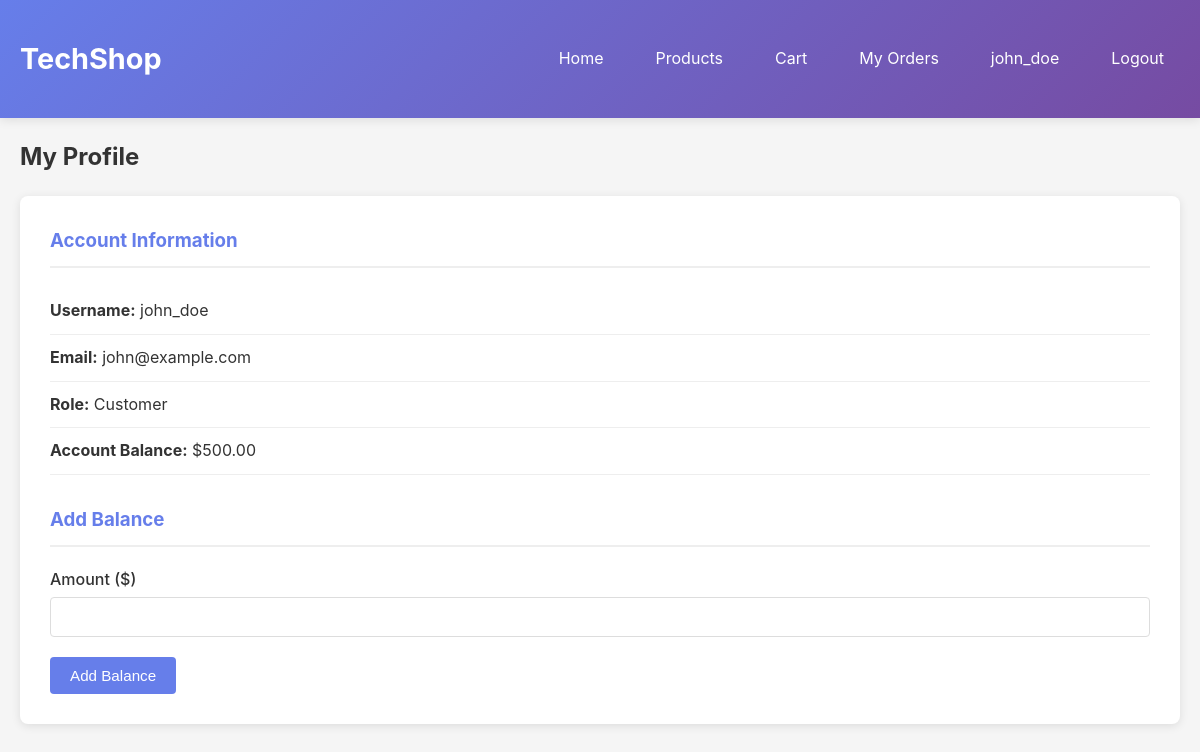
The app's page /profile.php (signed in) with its own data.
### tables this page shows
CREATE TABLE users (
    id INT AUTO_INCREMENT PRIMARY KEY,
    username VARCHAR(50) UNIQUE NOT NULL,
    email VARCHAR(100) UNIQUE NOT NULL,
    password VARCHAR(255) NOT NULL,
    balance DECIMAL(10,2) DEFAULT 1000.00,
    role ENUM('customer', 'admin') DEFAULT 'customer',
    created_at TIMESTAMP DEFAULT CURRENT_TIMESTAMP
);

### src/config.php (called while the page is built, shortened)
<?php
function getDB() {
    static $conn = null;
    if ($conn === null) {
        $conn = new mysqli(DB_HOST, DB_USER, DB_PASS, DB_NAME);
    }
    return $conn;
}
function getCurrentUser() {
    $db = getDB();
    $stmt = $db->prepare("SELECT id, username, email, balance, role FROM users WHERE id = ?");
    $stmt->bind_param("i", $_SESSION['user_id']);
    $stmt->execute();
    $result = $stmt->get_result();
    return $result->fetch_assoc();
}
function h($string) {
    return htmlspecialchars($string, ENT_QUOTES, 'UTF-8');
}
?>

### src/profile.php (the view, shortened to what this page needs)
<?php
require_once 'config.php';
$user = getCurrentUser();
?>
<!DOCTYPE html>
<html lang="en">
<head>
    <link rel="stylesheet" href="assets/css/style.css">
</head>
<body>
    <nav class="navbar">
        <div class="container">
            <div class="nav-brand">
                <h1>TechShop</h1>
            </div>
            <div class="nav-menu">
                <a href="index.php">Home</a>
                <a href="products.php">Products</a>
                <a href="cart.php">Cart</a>
                <a href="orders.php">My Orders</a>
                <a href="profile.php"><?php echo h($user['username']); ?></a>
                <a href="logout.php">Logout</a>
            </div>
        </div>
    </nav>
    <main class="container">
        <h2>My Profile</h2>
        <div class="profile-container">
            <div class="profile-card">
                <h3>Account Information</h3>
                <div class="profile-info">
                    <p><strong>Username:</strong> <?php echo h($user['username']); ?></p>
                    <p><strong>Email:</strong> <?php echo h($user['email']); ?></p>
                    <p><strong>Role:</strong> <?php echo ucfirst($user['role']); ?></p>
                    <p><strong>Account Balance:</strong> $<?php echo number_format($user['balance'], 2); ?></p>
                </div>
                <h3>Add Balance</h3>
                <form method="POST">
                    <div class="form-group">
                        <label for="amount">Amount ($)</label>
                        <input type="number" id="amount" name="amount" step="0.01" min="0.01" max="10000" required>
                    </div>
                    <button type="submit" name="add_balance" class="btn btn-primary">Add Balance</button>
                </form>
            </div>
        </div>
    </main>
</body>
</html>

### src/assets/css/style.css (style rules this page uses)
* { margin: 0; padding: 0; box-sizing: border-box; }
body { font-family: -apple-system, BlinkMacSystemFont, 'Segoe UI', Roboto, Oxygen, Ubuntu, Cantarell, sans-serif; line-height: 1.6; color: #333; background-color: #f5f5f5; }
.container { max-width: 1200px; margin: 0 auto; padding: 20px; }
.navbar { background: linear-gradient(135deg, #667eea 0%, #764ba2 100%); color: white; padding: 1rem 0; box-shadow: 0 2px 10px rgba(0,0,0,0.1); }
.navbar .container { display: flex; justify-content: space-between; align-items: center; }
.nav-brand h1 { font-size: 1.8rem; font-weight: 700; }
.nav-menu { display: flex; gap: 20px; }
.nav-menu a { color: white; text-decoration: none; padding: 8px 16px; border-radius: 4px; transition: background-color 0.3s; }
.btn { padding: 10px 20px; border: none; border-radius: 4px; cursor: pointer; text-decoration: none; display: inline-block; transition: background-color 0.3s; font-size: 0.95rem; }
.btn-primary { background-color: #667eea; color: white; }
.form-group { margin-bottom: 20px; }
.form-group label { display: block; margin-bottom: 5px; font-weight: 500; color: #333; }
.form-group input, .form-group textarea, .form-group select { width: 100%; padding: 10px; border: 1px solid #ddd; border-radius: 4px; font-size: 1rem; }
.profile-container { margin-top: 20px; }
.profile-card { background: white; border-radius: 8px; padding: 30px; box-shadow: 0 2px 10px rgba(0,0,0,0.1); }
.profile-card h3 { margin-bottom: 20px; color: #667eea; padding-bottom: 10px; border-bottom: 2px solid #eee; }
.profile-info { margin-bottom: 30px; }
.profile-info p { padding: 10px 0; border-bottom: 1px solid #eee; }

### records on screen
users: username "john_doe", email "john@example.com", role "Customer", balance "500.00"
